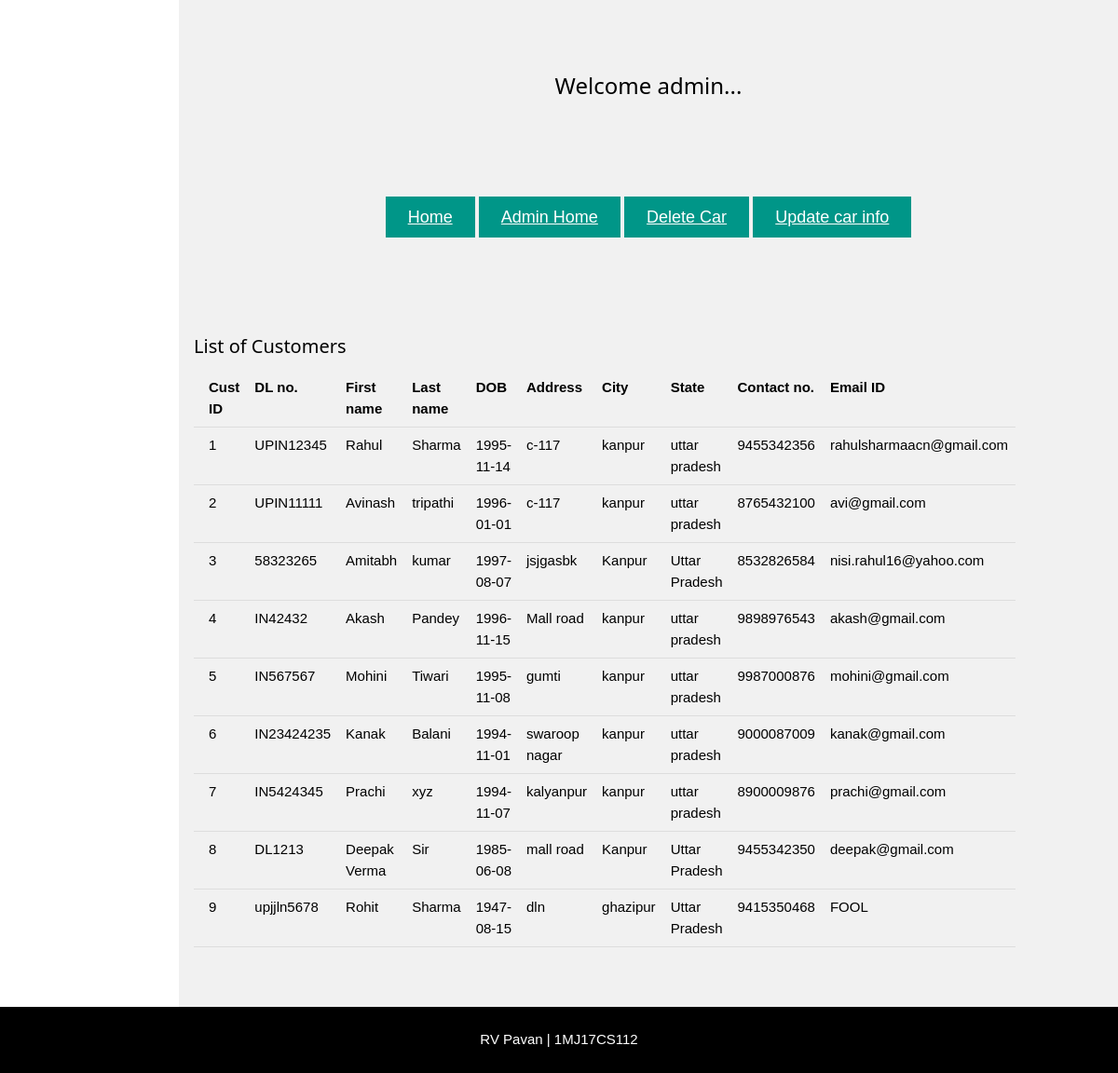
Screenshot of /viewcust.php with the database file from the repository.
### tables this page shows
CREATE TABLE `customer` (
  `cust_id` int(11) NOT NULL,
  `dl_no` varchar(10) NOT NULL,
  `first_name` varchar(255) DEFAULT NULL,
  `last_name` varchar(255) DEFAULT NULL,
  `dob` date NOT NULL,
  `address` varchar(255) NOT NULL,
  `city` varchar(255) NOT NULL,
  `state` varchar(255) NOT NULL,
  `contact_no` char(10) NOT NULL,
  `password` varchar(255) NOT NULL,
  `email_id` varchar(50) NOT NULL
);

### viewcust.php (the view, shortened to what this page needs)
<!DOCTYPE html>
<html>
<link rel="stylesheet" type="text/css" href="w3.css">
<body class="w3-content" style="max-width:1200px">
<div class="w3-row-padding w3-light-grey w3-padding-64 w3-container" style="margin-left:16%">
  <h3 class="w3-center">Welcome admin...</h3>
<header class="w3-container w3-center" style="padding:100px 100px">
<a href="index.php" class="3-button w3-teal w3-padding-large w3-large w3-margin-top">Home</a>
    <a href="adminpage.html" class="3-button w3-teal w3-padding-large w3-large w3-margin-top">Admin Home</a>
    <a href="addcar.php" class="3-button w3-teal w3-padding-large w3-large w3-margin-top">Delete Car</a>
    <a href="updatecar.php" class="3-button w3-teal w3-padding-large w3-large w3-margin-top">Update car info</a>
</header>
  <div class="w3-content">
    <div class="w3-twothird">
      <h4>List of Customers</h4>
      <?php
      include 'setup.php';
      $sql = "SELECT * FROM customer";
      $result = mysqli_query($conn, $sql);
      echo "<table class='w3-table w3-bordered'>";
      echo'<th>Cust ID</th><th>DL no.</th><th>First name</th><th>Last name</th><th>DOB</th><th>Address</th><th>City</th><th>State</th><th>Contact no.</th><th>Email ID</th>';
      while($data = mysqli_fetch_array($result))
      {
      echo'<tr>';
      echo '<td>'.$data['cust_id'].'</td><td>'.$data['dl_no'].'</td><td>'.$data['first_name'].'</td><td>'.$data['last_name'].'</td><td>'.$data['dob'].'</td><td>'.$data['address'].'</td><td>'.$data['city'].'</td><td>'.$data['state'].'</td><td>'.$data['contact_no'].'</td><td>'.$data['email_id'].'</td>';
      echo'</tr>';
      }
      echo "</table>";
      ?>
    </div>
  </div>
</div>
  <div class="w3-black w3-center w3-padding-24">RV Pavan |  1MJ17CS112</div>
</body>
</html>

### w3.css (style rules this page uses)
html { box-sizing:border-box }
*,*:before,*:after { box-sizing:inherit }
html { -ms-text-size-adjust:100%;-webkit-text-size-adjust:100% }
body { margin:0 }
article,aside,details,figcaption,figure,footer,header,main,menu,nav,section,summary { display:block }
a { background-color:transparent;-webkit-text-decoration-skip:objects }
html,body { font-family:Verdana,sans-serif;font-size:15px;line-height:1.5 }
html { overflow-x:hidden }
h3 { font-size:24px }
h4 { font-size:20px }
h1,h2,h3,h4,h5,h6 { font-family:"Segoe UI",Arial,sans-serif;font-weight:400;margin:10px 0 }
a { color:inherit }
.w3-table,.w3-table-all { border-collapse:collapse;border-spacing:0;width:100%;display:table }
.w3-bordered tr,.w3-table-all tr { border-bottom:1px solid #ddd }
.w3-table td,.w3-table th,.w3-table-all td,.w3-table-all th { padding:8px 8px;display:table-cell;text-align:left;vertical-align:top }
.w3-table th:first-child,.w3-table td:first-child,.w3-table-all th:first-child,.w3-table-all td:first-child { padding-left:16px }
.w3-container:after,.w3-container:before,.w3-panel:after,.w3-panel:before,.w3-row:after,.w3-row:before,.w3-row-padding:after,.w3-row-padding:before, .w3-cell-row:before,.w3-cell-row:after,.w3-clear:after,.w3-clear:before,.w3-bar:before,.w3-bar:after { content:"";display:table;clear:both }
.w3-col,.w3-half,.w3-third,.w3-twothird,.w3-threequarter,.w3-quarter { float:left;width:100% }
@media (min-width:601px) { .w3-col.m8,.w3-twothird { width:66.66666% } }
.w3-content { max-width:980px;margin:auto }
.w3-row-padding,.w3-row-padding>.w3-half,.w3-row-padding>.w3-third,.w3-row-padding>.w3-twothird,.w3-row-padding>.w3-threequarter,.w3-row-padding>.w3-quarter,.w3-row-padding>.w3-col { padding:0 8px }
.w3-container,.w3-panel { padding:0.01em 16px }
.w3-large { font-size:18px!important }
.w3-center { text-align:center!important }
.w3-margin-top { margin-top:16px!important }
.w3-padding-large { padding:12px 24px!important }
.w3-padding-24 { padding-top:24px!important;padding-bottom:24px!important }
.w3-padding-64 { padding-top:64px!important;padding-bottom:64px!important }
.w3-teal,.w3-hover-teal:hover { color:#fff!important;background-color:#009688!important }
.w3-black,.w3-hover-black:hover { color:#fff!important;background-color:#000!important }
.w3-light-grey,.w3-hover-light-grey:hover,.w3-light-gray,.w3-hover-light-gray:hover { color:#000!important;background-color:#f1f1f1!important }

### rows the page displays
customer: cust_id "1", dl_no "UPIN12345", first_name "Rahul", last_name "Sharma", dob "1995-11-14", address "c-117", city "kanpur", state "uttar pradesh", contact_no "9455342356", email "rahulsharmaacn@gmail.com"
customer: cust_id "2", dl_no "UPIN11111", first_name "Avinash", last_name "tripathi", dob "1996-01-01", address "c-117", city "kanpur", state "uttar pradesh", contact_no "8765432100", email "avi@gmail.com"
customer: cust_id "3", dl_no "58323265", first_name "Amitabh", last_name "kumar", dob "1997-08-07", address "jsjgasbk", city "Kanpur", state "Uttar Pradesh", contact_no "8532826584", email "nisi.rahul16@yahoo.com"
customer: cust_id "4", dl_no "IN42432", first_name "Akash", last_name "Pandey", dob "1996-11-15", address "Mall road", city "kanpur", state "uttar pradesh", contact_no "9898976543", email "akash@gmail.com"
customer: cust_id "5", dl_no "IN567567", first_name "Mohini", last_name "Tiwari", dob "1995-11-08", address "gumti", city "kanpur", state "uttar pradesh", contact_no "9987000876", email "mohini@gmail.com"
customer: cust_id "6", dl_no "IN23424235", first_name "Kanak", last_name "Balani", dob "1994-11-01", address "swaroop nagar", city "kanpur", state "uttar pradesh", contact_no "9000087009", email "kanak@gmail.com"
customer: cust_id "7", dl_no "IN5424345", first_name "Prachi", last_name "xyz", dob "1994-11-07", address "kalyanpur", city "kanpur", state "uttar pradesh", contact_no "8900009876", email "prachi@gmail.com"
customer: cust_id "8", dl_no "DL1213", first_name "Deepak Verma", last_name "Sir", dob "1985-06-08", address "mall road", city "Kanpur", state "Uttar Pradesh", contact_no "9455342350", email "deepak@gmail.com"
customer: cust_id "9", dl_no "upjjln5678", first_name "Rohit", last_name "Sharma", dob "1947-08-15", address "dln", city "ghazipur", state "Uttar Pradesh", contact_no "9415350468", email "FOOL"
